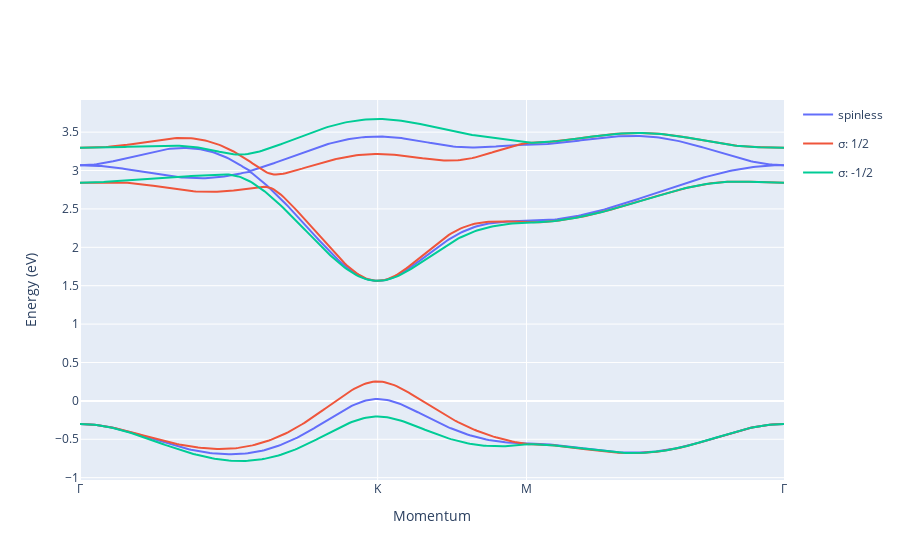

Here is the notebook cell this chart was saved with:
### Markdown cell above
````{margin}
```{glue:figure} fig:k_path
:name: fig:k_path
Path along high symmetry points of the Brillouin zone: $\Gamma:(0,\,0)$, $K:(4\pi/3, \,0)$ and $M:(\pi,\,\pi/\sqrt3)$.
```
````

We solve for the bandstructure along the path connecting the high symmetry $\Gamma$, $K$ and $M$ points as shown in {numref}`fig:k_path`. We set the zero of energy at the maximum of the valence band, at the $K$ point: $(4\pi/3, \,0)$. Here the couplings with the $d_{z^2}$ orbital in {numref}`tab:hopping-terms` go to zero and we solve for the eigenvalues of the Hamiltonian:

$$
\mathcal H^\sigma(K) = \begin{pmatrix}
        -\frac32(t_1+t_2)+\varepsilon_1&-i(3\sqrt3t_{12}+\lambda_\text{SOC}\sigma)\\
        i(3\sqrt3t_{12}+\lambda_\text{SOC}\sigma)&-\frac32(t_1+t_2)+\varepsilon_1
    \end{pmatrix}
    \oplus \begin{pmatrix}-3t_3+\varepsilon_3\end{pmatrix},
$$

and we conclude that the maximum of the valence band is at energy:

$$
    E_K(\sigma) = \varepsilon_1-\frac32(t_1+t_2)-(3\sqrt3t_{12}-\lambda_\text{SOC}\sigma).
$$

We notice that the SOC lowers (raises) the $K$ point of the valence band, at the $-K$ point the opposite takes place. The $K$ and $-K$ points of the conduction band at energies $-3t_3+\varepsilon_3$ are however unaffected.

```{figure} logo.png
---
height: 0px
name: three_band_model_band_structure
figclass: margin
---
Three band model with an without spin-orbit coupling.
```

### Code cell
def H_mono(k, σ=0, **kwargs):
    t_1, t_2, t_3, t_12, t_13, t_23, ε_1, ε_3, λ_SOC = wse2_var_dic.values()
    k_x, k_y = k[0]/2, k[1]*np.sqrt(3)/2
    cos2x, cosx, cosy = np.cos(2*k_x), np.cos(k_x), np.cos(k_y)
    sin2x, sinx, siny = np.sin(2*k_x), np.sin(k_x), np.sin(k_y)
    h_1 = 2*t_1*cos2x + (t_1+3*t_2)*cosx*cosy
    h_2 = 2*t_2*cos2x + (t_2+3*t_1)*cosx*cosy
    h_3 = 2*t_3*cos2x + 4*t_3*cosx*cosy
    h_12 = np.sqrt(3)*(t_1-t_2)*sinx*siny + 2j*t_12*(sin2x-2*sinx*cosy)
    h_13 = 2*t_13*(cos2x-cosx*cosy) + 2j*np.sqrt(3)*t_23*cosx*siny
    h_23 = -2*np.sqrt(3)*t_13*sinx*siny + 2j*t_23*(sin2x+sinx*cosy)
    return np.array([
            [ε_1+h_1, 1j*λ_SOC*σ+h_12, h_13],
            [-1j*λ_SOC*σ+np.conj(h_12), ε_1+h_2, h_23],
            [np.conj(h_13), np.conj(h_23), ε_3+h_3]
        ])

bandstructure = BandStructure()
bandstructure.set_k_path([np.array([0, 0]), np.array([4*np.pi/3, 0]), np.array([np.pi, np.pi/np.sqrt(3)]), np.zeros(2)], 
          ['Γ', 'K', 'M', 'Γ'], 300)
legend = dict(
    args=dict(H=[(lambda k, σ=σ: H_mono(k, σ=σ)) for σ in [0, 1, -1]]), 
    tags=['spinless', 'σ: 1/2', 'σ: -1/2'])
bandstructure.plot_from_H(legend=legend)

bandstructure.fig

### Figure 1 — Plotly figure (JSON) as saved in the notebook; plotly's stock layout.template omitted (floating-point values rounded to 4 significant figures; data arrays with more than 128 entries replaced by an {"elided": "..."} marker saying what was removed)
{"data": [{"legendgroup": "0", "marker": {"color": "#636EFA"}, "name": "spinless", "showlegend": true, "type": "scatter", "xaxis": "x", "y": {"elided": "299 float values"}, "yaxis": "y"}, {"legendgroup": "0", "marker": {"color": "#636EFA"}, "name": "spinless", "showlegend": false, "type": "scatter", "xaxis": "x", "y": {"elided": "299 float values"}, "yaxis": "y"}, {"legendgroup": "0", "marker": {"color": "#636EFA"}, "name": "spinless", "showlegend": false, "type": "scatter", "xaxis": "x", "y": {"elided": "299 float values"}, "yaxis": "y"}, {"legendgroup": "1", "marker": {"color": "#EF553B"}, "name": "σ: 1/2", "showlegend": true, "type": "scatter", "xaxis": "x", "y": {"elided": "299 float values"}, "yaxis": "y"}, {"legendgroup": "1", "marker": {"color": "#EF553B"}, "name": "σ: 1/2", "showlegend": false, "type": "scatter", "xaxis": "x", "y": {"elided": "299 float values"}, "yaxis": "y"}, {"legendgroup": "1", "marker": {"color": "#EF553B"}, "name": "σ: 1/2", "showlegend": false, "type": "scatter", "xaxis": "x", "y": {"elided": "299 float values"}, "yaxis": "y"}, {"legendgroup": "2", "marker": {"color": "#00CC96"}, "name": "σ: -1/2", "showlegend": true, "type": "scatter", "xaxis": "x", "y": {"elided": "299 float values"}, "yaxis": "y"}, {"legendgroup": "2", "marker": {"color": "#00CC96"}, "name": "σ: -1/2", "showlegend": false, "type": "scatter", "xaxis": "x", "y": {"elided": "299 float values"}, "yaxis": "y"}, {"legendgroup": "2", "marker": {"color": "#00CC96"}, "name": "σ: -1/2", "showlegend": false, "type": "scatter", "xaxis": "x", "y": {"elided": "299 float values"}, "yaxis": "y"}], "layout": {"autosize": true, "xaxis": {"anchor": "y", "autorange": true, "domain": [0, 1], "range": [0, 298], "ticktext": ["Γ", "K", "M", "Γ"], "tickvals": [0, 126, 189, 298], "title": {"text": "Momentum"}}, "yaxis": {"anchor": "x", "autorange": true, "domain": [0, 1], "range": [-1.03, 3.918], "title": {"text": "Energy (eV)"}, "type": "linear"}}}
